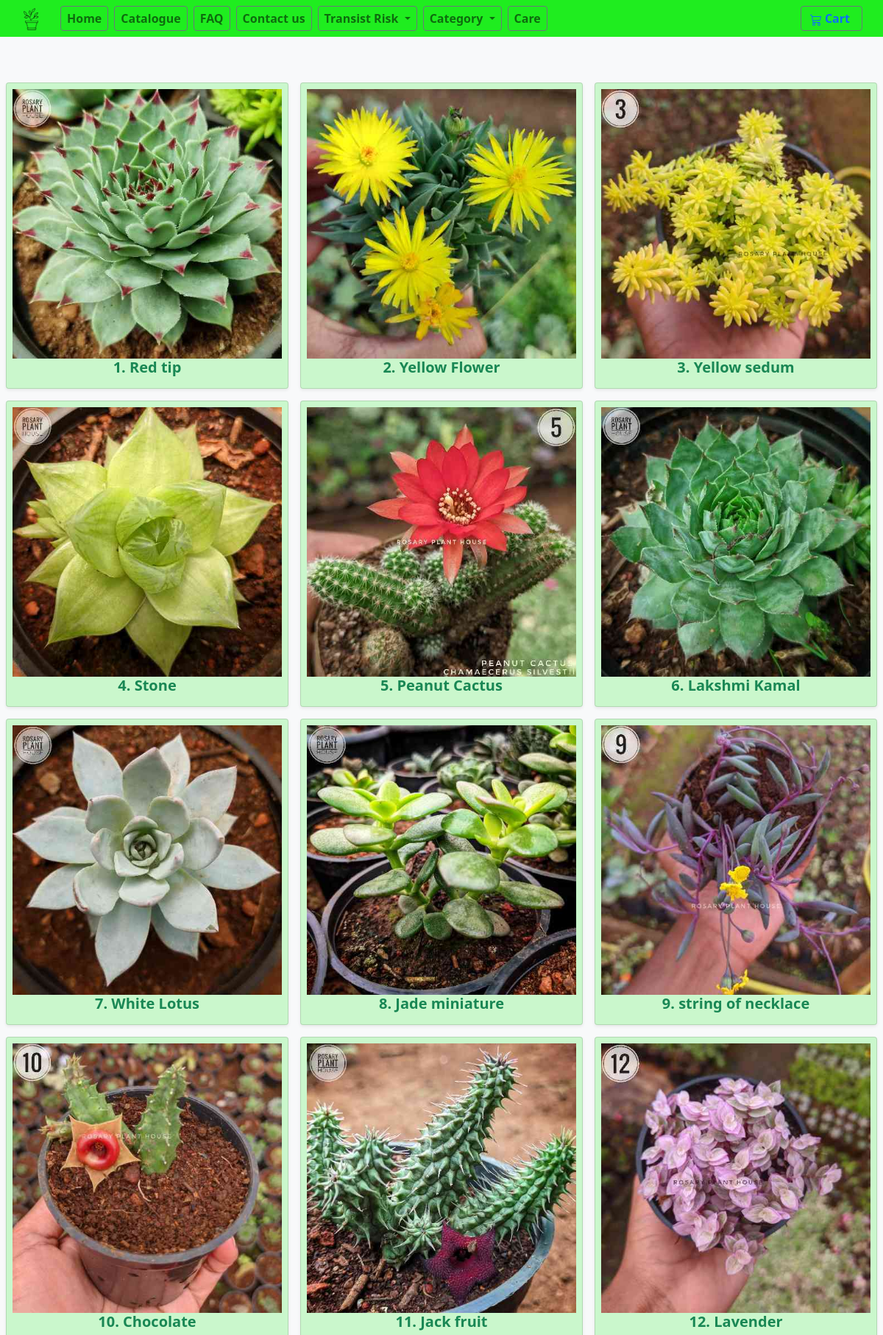
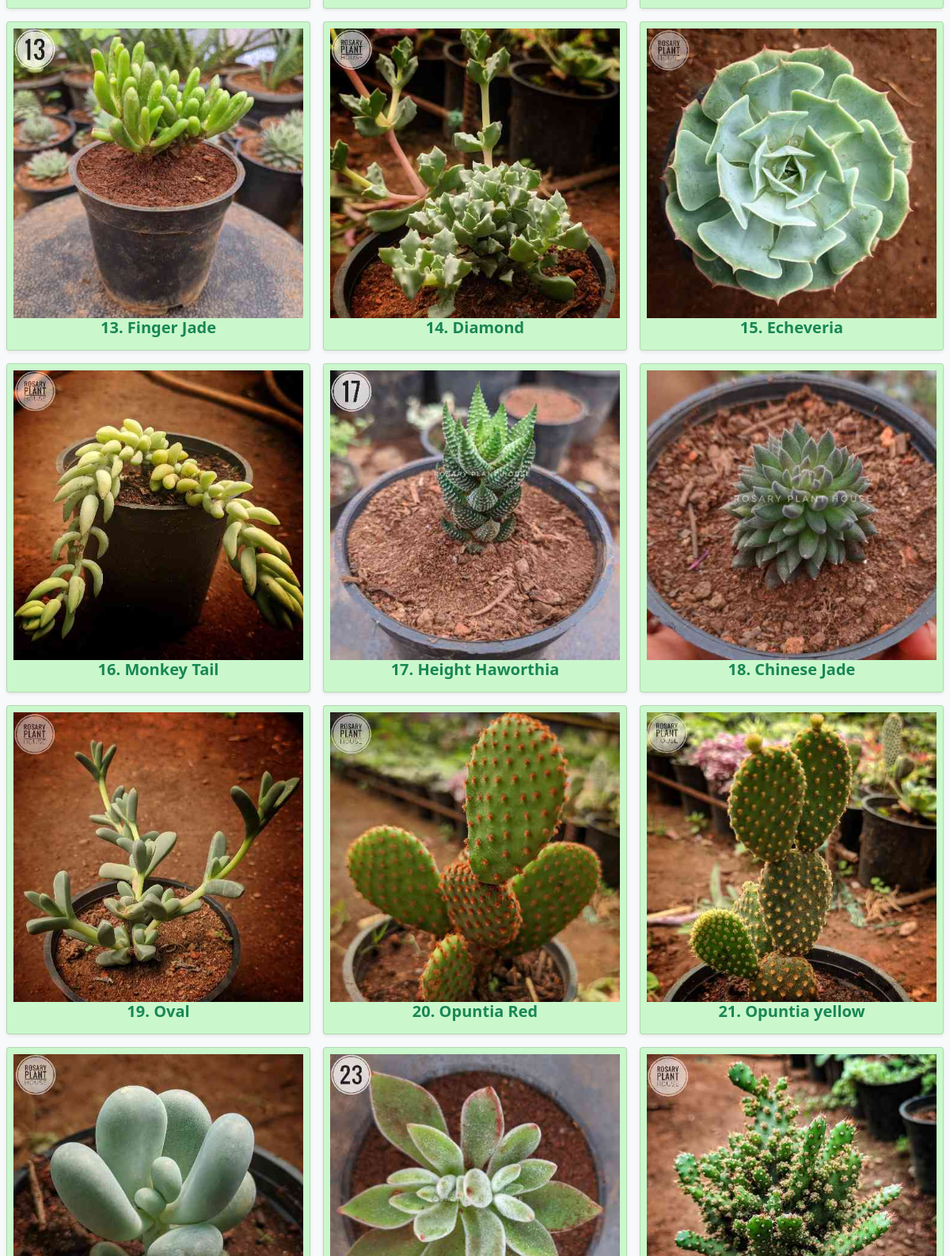
/billing/local (upper part), run on the app's committed database (2 pictures, top to bottom).
### store/models.py (models this page shows, shortened)
class Product(models.Model):
    pid=models.IntegerField(null=False)
    category = models.ForeignKey(Category, related_name='product', on_delete=models.CASCADE,default=7)
    risk = models.ForeignKey(Risk, related_name='product', on_delete=models.CASCADE,default=1)
    created_by = models.ForeignKey(User, on_delete=models.CASCADE, related_name='product_creator',default=1)
    title = models.CharField(max_length=255)
    Nickname=models.CharField(max_length=255)
    author = models.CharField(max_length=255, default='admin')
    description = models.TextField(blank=True)
    image = models.ImageField(upload_to='images/', default='images/default.png')
    slug = models.SlugField(max_length=255)
    size=models.CharField(max_length=255, default="2-3")
    price = models.IntegerField(default=0)
    disprice = models.IntegerField(default=0)
    orgprice = models.IntegerField(default=0)
    in_stock = models.BooleanField(default=True)
    indoor = models.BooleanField(default=False)
    mother = models.BooleanField(default=False)
    is_active = models.BooleanField(default=True)
    created = models.DateTimeField(auto_now_add=True)
    updated = models.DateTimeField(auto_now=True)
    objects = models.Manager()
    sun = models.ForeignKey(Sun, related_name='product', on_delete=models.CASCADE,default=1)
    Watering = models.ForeignKey(Watering, related_name='product', on_delete=models.CASCADE,default=1)
    products = ProductManager()
    maintenance = models.ForeignKey(maintenance, related_name='product', on_delete=models.CASCADE,default=1)
    tag = models.CharField(max_length=20, choices=TAG_CHOICES, default='None')
    class Meta:
        verbose_name_plural = 'Products'
        ordering = ('-created',)

### billing/views.py (the view)
# urls.py: path('local',views.local,name='local'),
def local(request):
  pid=[]
  name=[]
  photo=[]
  for i in Product.objects.order_by('pid'):
    name.append(i.Nickname)
    pid.append(i.pid)
    photo.append(i.image.url)
  prod=zip(pid,name,photo)
  return render(request,'store/local.html',{'prod':prod})

### basket/basket.py (called while the page is built)
    def __len__(self):
        return sum(item['qty'] for item in self.basket.values())

### basket/context_processors.py (called while the page is built)
def basket(request):
    return {'basket': Basket(request)}

### store/context_processors.py (called while the page is built)
def categories(request):
    Product.objects.update(price=F('orgprice')-F('disprice'))
    return {
        'categories': Category.objects.all()
    }

### templates/store/local.html (shortened to what this page needs)
{% extends "./base.html" %} {% load static %} {% block title %}Catalogue{%endblock %}
{% load mathfilters %}
{% block content %}
<main>
  <div class="album py-5 bg-light">
    <div class="mx-2 mt-5">
      <div class="h6 mb-0 text-center">
      <div class="row row-cols-1 row-cols-sm-2 row-cols-md-3 g-3 destinations_row mt-0">
        {% for i,j,k in prod %}
        <div class="col">
          <div class="card shadow-sm px-2 pt-2 item_grid" style="background-color: rgba(0, 235, 0, 0.185)">
            <img
              class="img-fluid"
              alt="Responsive image"
              src="{{k}}"
            />
            <div class="card-body pt-0  px-0">
              <p class="card-text text-center pt-0  px-0 m-0 ">
                <a
                  class="text-decoration-none text-success h5"
                  href=""
                  ><strong>{{i}}. {{ j }}</strong></a>
              </p>
            </div>
          </div>
        </div>
        {% endfor %}
      </div>
    </div>
    <br>
    <br>
</main>
{% endblock %}

### templates/store/base.html (style rules this page uses)
.destinations_row { margin-top: 45px; }

### data on the page
Product: prod "Red tip"
Product: prod "Yellow Flower"
Product: prod "Yellow sedum"
Product: prod "Stone"
Product: prod "Peanut Cactus"
Product: prod "Lakshmi Kamal"
Product: prod "White Lotus"
Product: prod "Jade miniature"
Product: prod "string of necklace"
Product: prod "Chocolate"
Product: prod "Jack fruit"
Product: prod "Lavender"
Product: prod "Finger Jade"
Product: prod "Diamond"
Product: prod "Echeveria"
Product: prod "Monkey Tail"
Product: prod "Height Haworthia"
Product: prod "Chinese Jade"
Product: prod "Oval"
Product: prod "Opuntia Red"
Product: prod "Opuntia yellow"

### other printed values
{{ i }} "1" "2" "3" "4" "5" "6" "7" "8" "9" "10" "11" "12" "13" "14" "15" "16" "17" "18" "19" "20" "21"
